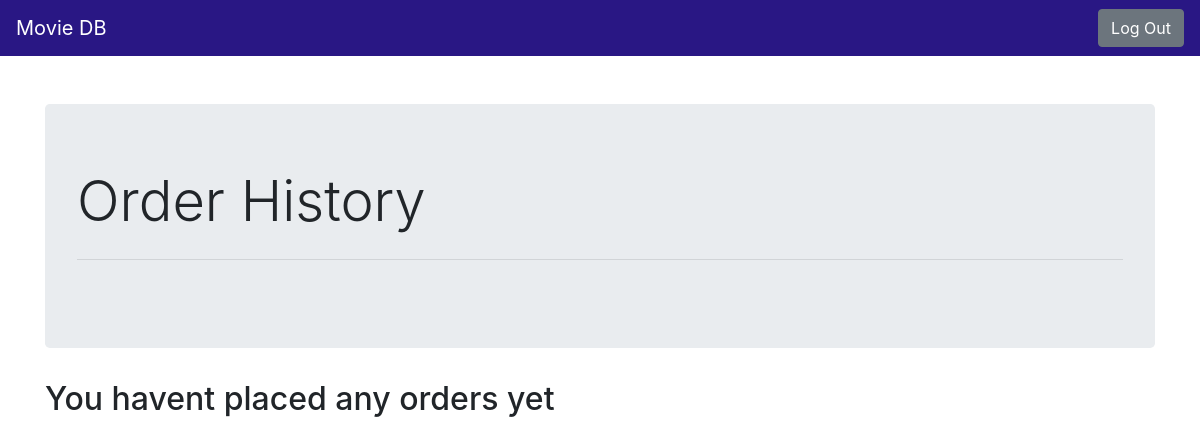
The page /order_history (signed in) on the database as committed earlier.
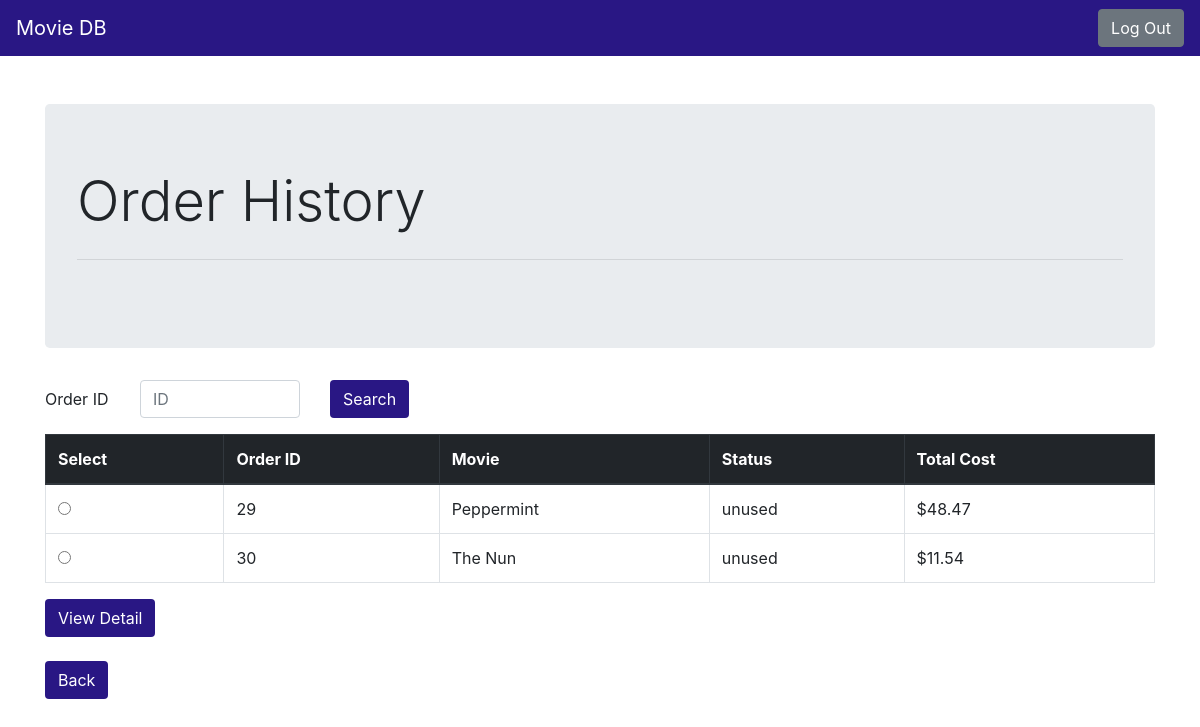
The same page on the database as committed later.
### tables this page shows
CREATE TABLE ORDERS (
  order_ID integer primary key autoincrement,
  o_date date not null,
  senior_tickets int not null,
  child_tickets int not null,
  adult_tickets int not null,
  total_tickets int not null,
  o_time time not null,
  status varchar[30],
  card_number int not null,
  username varchar[30] not null,
  title varchar[100] not null,
  theater_id int not null,
  constraint ORDERCARD foreign key(card_number) references PAYMENT_INFO(card_no) on delete set null on update cascade,
  constraint ORDERUSER foreign key(username) references CUSTOMER(username) on delete set null on update cascade,
  constraint ORDERTITLE foreign key(title) references MOVIE(title) on delete set null on update cascade,
  constraint ORDERTHEATER foreign key(theater_id) references THEATER(theater_id) on delete set null on update cascade
);

### p3.py (the view)
@app.route('/order_history', methods=['GET', 'POST'])
def order_history():
    db = get_db()
    cur = db.execute('select * from ORDERS where username=?;',[session.get('user')])
    orders = cur.fetchall()
    cur = db.execute('select child_discount as disc from SYSTEM_INFO where child_discount is not null;')
    c = cur.fetchone()
    cur = db.execute('select senior_discount as disc from SYSTEM_INFO where senior_discount is not null;')
    s = cur.fetchone()
    o = []
    for order in orders:
        total = round((int(order['adult_tickets'])*11.54)+(int(order['child_tickets'])*11.54*c['disc'])+(int(order['senior_tickets'])*11.54*s['disc']),2)
        if order['status'] == 'cancelled':
            total = total - 5
        o.append({'order_ID':order['order_ID'], 'title':order['title'], 'status':order['status'], 'total':total})
    return render_template('order_history.html', orders=o, c=c, s=s)

### p3.py (called while the page is built)
def connect_db():
    rv = sqlite3.connect(app.config['DATABASE'])
    rv.row_factory = sqlite3.Row
    return rv

def get_db():
    if not hasattr(g, 'sqlite_db'):
        g.sqlite_db = connect_db()
    return g.sqlite_db

### templates/order_history.html (shortened to what this page needs)
{% extends "navbar.html" %}
{% block body %}
<div class="container">
  <div class="jumbotron">
    <h1 class="display-4">Order History</h1>
    <hr class="my-4">
  </div>
  {% if not orders %}
  <h2>You havent placed any orders yet</h2>
  {% else %}
  <form action="{{ url_for('order_detail') }}" method=post>
    <div class="form-group row">
      <label for="search" class="col-sm-1 col-form-label">Order ID</label>
      <div class="col-sm-2">
        <input type="number" class="form-control" id="search" name="search" placeholder="ID">
      </div>
      <div class="col-sm-1">
        <button type="submit" class="btn" style="background-color: #291784; color: #FFFFFF;">Search</button>
      </div>
    </div>
  </form>
  <form action="{{ url_for('order_detail') }}" method=post>
    <table class="table table-bordered">
      <thead class="thead-dark">
        <tr>
          <th scope="col">Select</th>
          <th scope="col">Order ID</th>
          <th scope="col">Movie</th>
          <th scope="col">Status</th>
          <th scope="col">Total Cost</th>
        </tr>
      </thead>
      <tbody>
        {% for order in orders %}
        <tr>
          <th scope="row">
            <div style="padding-left: 20px">
              <input type="radio" class="form-check-input" name="search" id="search" value="{{ order.order_ID }}">
            </div>
          </th>
          <td>{{ order.order_ID }}</td>
          <td>{{ order.title }}</td>
          <td>{{ order.status }}</td>
          <td>${{ order.total }}</td>
        </tr>
        {% endfor %}
      </tbody>
    </table>
    <button type="submit" class="btn" style="background-color: #291784; color: #FFFFFF;">View Detail</button>
  </form>
  <br>
  <a href="{{ url_for('me') }}" class="btn" role="button" aria-pressed="true"
    style="background-color: #291784; color: #FFFFFF;">Back</a>
  <br><br><br>
  {% endif %}
</div>
{% endblock %}

### templates/navbar.html (shortened to what this page needs)
<!doctype html>
<html lang="en">
<head>
  <link rel="stylesheet" href="https://stackpath.bootstrapcdn.com/bootstrap/4.1.1/css/bootstrap.min.css"
>
</head>
<body>
  <nav class="navbar navbar-expand-sm navbar-dark sticky-top justify-content-between" style="background-color: #291784">
    <a class="navbar-brand" style='color: #FFFFFF'>Movie DB</a>
    {% if session.logged_in %}
    <a class="btn btn-secondary" href="{{ url_for('logout') }}">Log Out</a>
    {% endif %}
  </nav>
  <div><br><br></div>
  {% block body %}{% endblock %}
</body>

Rows that differ between the two databases and show on the page:
added ORDERS: order_ID "29", title "Peppermint", status "unused", total "48.47"
added ORDERS: order_ID "30", title "The Nun", status "unused", total "11.54"
Other text that changed with them:
text no longer shown: "You havent placed any orders yet"
text now shown: "Order ID Search Select Order ID Movie Status Total Cost View Detail Back"
